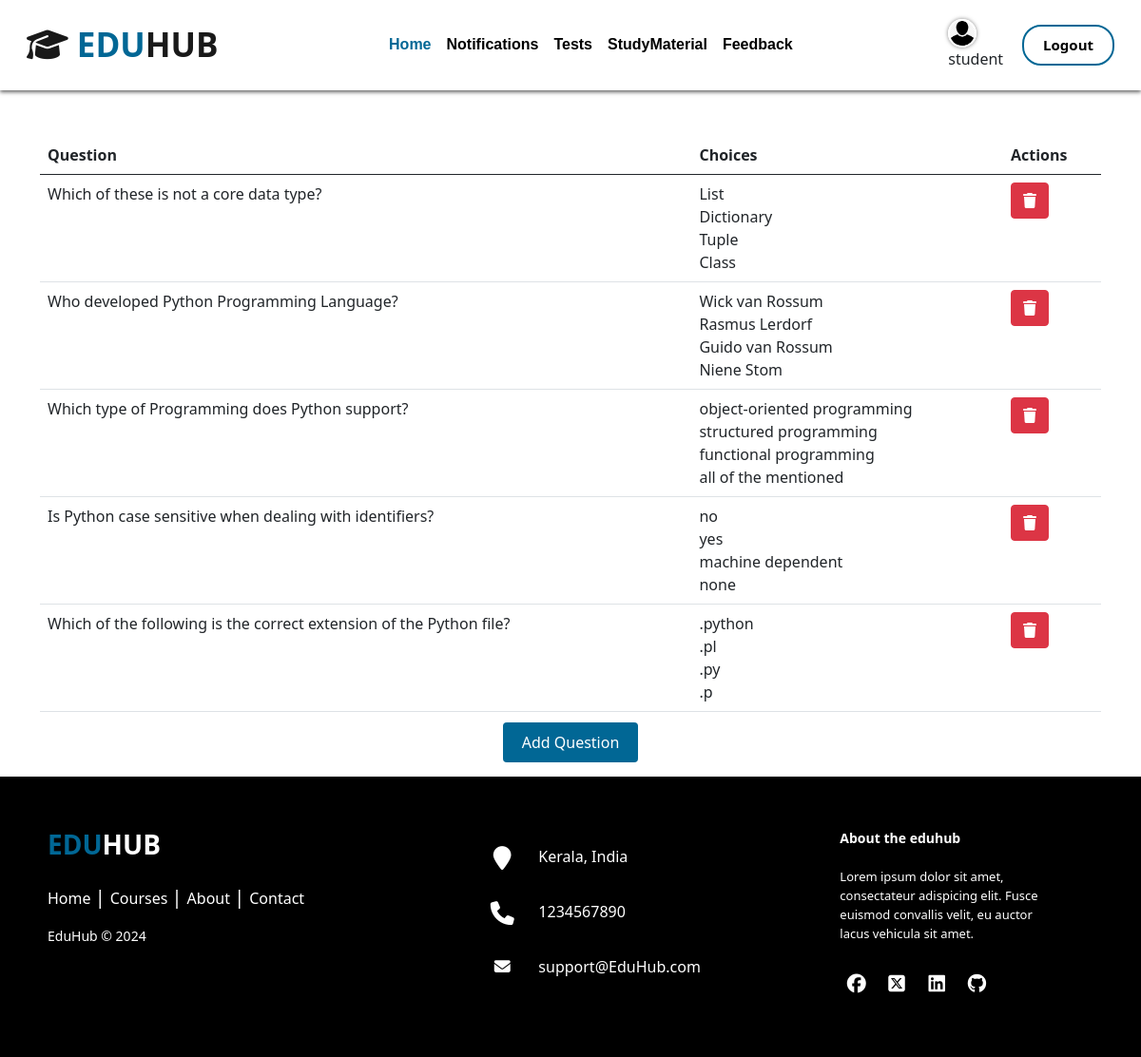
The app's page /staff/question_list (signed in) with its own data.
### account/models.py (models this page shows)
class CustomUser(AbstractUser):
    is_staff = models.BooleanField(default=False)
    is_student = models.BooleanField(default=False)
    profile_image = models.ImageField(upload_to='profile_images/', blank=True, null=True)

### staff/models.py (models this page shows, shortened)
class Question(models.Model):
    text = models.CharField(max_length=255)

class Choice(models.Model):
    question = models.ForeignKey(Question, on_delete=models.CASCADE)
    text = models.CharField(max_length=255)
    is_correct = models.BooleanField(default=False)

### staff/views.py (the view)
# urls.py: path('question_list', question_list, name='question_list'),
def question_list(request):
    questions = Question.objects.all()
    choices = Choice.objects.all()
    return render(request, 'staff_templates/question_list.html', {'questions': questions,'choices':choices})

### templates/staff_templates/question_list.html (shortened to what this page needs)
{% extends 'base.html' %}
{% load static %}
{% block content %}
    <div class="container mt-5">
        <table class="table">
            <thead>
                <tr>
                    <th>Question</th>
                    <th>Choices</th>
                    <th>Actions</th>
                </tr>
            </thead>
            <tbody>
                {% for question in questions %}
                    <tr>
                        <td>{{ question.text }}</td>
                        <td>
                            {% for choice in choices %}
                                {% if choice.question == question %}
                                    {{ choice.text }} <br>
                                {% endif %}
                            {% endfor %}
                        </td>
                        <td>
                            <a href="{% url 'delete_question' question.id %}">
                                <button class="btn btn-danger"><i class="fa-solid fa-trash"></i></button>
                            </a>
                        </td>
                    </tr>
                {% endfor %}
            </tbody>
        </table>
        <div class="add-link">
            <a href="{% url 'add_question' %}">Add Question</a>
        </div>
    </div>
{% endblock %}

### templates/base.html (shortened to what this page needs)
<!DOCTYPE html>
<html lang="en">
    <head>
        <link
            href="https://cdn.jsdelivr.net/npm/bootstrap@5.0.2/dist/css/bootstrap.min.css"
            rel="stylesheet"
        />
        <link rel="stylesheet" href="https://cdnjs.cloudflare.com/ajax/libs/font-awesome/6.5.1/css/all.min.css">
        {% load static %}
        <link rel="stylesheet" href="{% static 'css/styless.css' %}">
    </head>
    <body>
      <div class="hero-section">
        <nav class="navbar navbar-expand-lg navbar-light p-3 w-100 sticky-top bg-white">
            <div class="container-fluid">
                <a class="navbar-brand" href="/"><i class="fa-solid fa-graduation-cap"></i><span> EDU</span>HUB</a>
                {% if user.is_authenticated %}
                {% if user.is_staff %}
                <div class="collapse navbar-collapse justify-content-lg-center" id="navbarSupportedContent">
                    <ul class="navbar-nav  mb-2 mb-lg-0">
                        <li class="nav-item">
                            <a class="nav-link active" aria-current="page" href="{% url 'staff_dashboard' %}" style="color:#016795;">Home</a>
                        </li>
                        <li class="nav-item">
                          <a class="nav-link" href="{% url 'notifications' %}">Notifications</a>
                      </li>
                        <li class="nav-item">
                          <a class="nav-link" href="{% url 'manage_courses' %}">ManageCourses</a>
                      </li>
                        <li class="nav-item">
                          <a class="nav-link" href="{% url 'question_list' %}">Tests</a>
                      </li>
                    <li class="nav-item">
                      <a class="nav-link" href="#">StudyMaterial</a>
                  </li>
                  <li class="nav-item">
                    <a class="nav-link" href="{% url 'staff_feedback' %}">Feedback</a>
                </li>
                    </ul>
                  </div>
                  <div style="margin-right: 20px;">
                    {% if user.profile_image %}
                        <a href="{% url 'edit_staff_details' user_id=user.id %}">
                            <img src="{{ user.profile_image.url }}" alt="Profile Image" class="profile-image">
                        </a>
                    {% endif %}
                    <br>
                    <span>{{ user.username }}</span>
                </div>
                  {% elif user.is_student %}
                  <div class="collapse navbar-collapse justify-content-lg-center" id="navbarSupportedContent">
                    <ul class="navbar-nav  mb-2 mb-lg-0">
                        <li class="nav-item">
                            <a class="nav-link active" aria-current="page" href="{% url 'student_dashboard'%}" style="color:#016795;">Home</a>
                        </li>
                        <li class="nav-item">
                            <a class="nav-link" href="{% url 'student_notification' %}">Notifications</a>
                        </li>
                        <li class="nav-item">
                          <a class="nav-link" href="{% url 'display_questions' %}">Tests</a>
                      </li>
                    <li class="nav-item">
                      <a class="nav-link" href="#">StudyMaterial</a>
                  </li>
                      <li class="nav-item">
                        <a class="nav-link" href="#">Feedback</a>
                      </li>
                  </ul>
                  </div>
                  <div style="margin-right: 20px;">
                    {% if user.profile_image %}
                        <a href="{% url 'edit_student_details' user_id=user.id %}">
                            <img src="{{ user.profile_image.url }}" alt="Profile Image" class="profile-image">
                        </a>
                    {% endif %}
                    <br>
                    <span>{{ user.username }}</span>
                </div>
                  {% endif %}
                  <a href="{% url 'logout' %}" class="btn btn-custom">Logout</a>
            {% endif %}
            </div>
        </nav>
    </div>
    {% block content %} {% endblock %}
    <footer class="footer-distributed mt-4">
      <div class="footer-left">
        <h3 style="font-weight: bold;"><span style="font-weight: bold;">EDU</span>HUB</h3>
        <p class="footer-links">
          <a href="{% url 'home' %}" class="link-1">Home</a>
          <a href="#courses">Courses</a>
          <a href="#about">About</a>
          <a href="#contact">Contact</a>
        </p>
        <p class="footer-company-name">EduHub © 2024</p>
      </div>
      <div class="footer-center">
        <div>
          <i class="fa fa-map-marker"></i>
          <p>Kerala, India</p>
        </div>
        <div>
          <i class="fa fa-phone"></i>
          <p>1234567890</p>
        </div>
        <div>
          <i class="fa fa-envelope"></i>
          <p><a href="#">support@EduHub.com</a></p>
        </div>
      </div>
      <div class="footer-right">
        <p class="footer-company-about">
          <span>About the eduhub</span>
          Lorem ipsum dolor sit amet, consectateur adispicing elit. Fusce euismod convallis velit, eu auctor lacus vehicula sit amet.
        </p>
        <div class="footer-icons">
          <a href="#"><i class="fa-brands fa-facebook"></i></a>
          <a href="#"><i class="fa-brands fa-square-x-twitter"></i></a>
          <a href="#"><i class="fa-brands fa-linkedin"></i></a>
          <a href="#"><i class="fa-brands fa-github"></i></a>
        </div>
      </div>
    </footer>
      </body>
      </html>
    </body>
</html>

### static/css/styless.css (style rules this page uses)
body { padding-top: 95px; }
.navbar { box-shadow: 0 2px 4px rgba(0, 0, 0, 0.6); }
.navbar-light .navbar-nav .nav-link { color: #000; font-size: 16px; line-height: 24px; font-family: "Poppins", sans-serif; }
.navbar-brand { color: #000; font-size: 35px; font-weight: bold; }
.navbar-brand span { color: #016795; font-size: 35px; font-weight: bold; }
.nav-item a { font-size: 20px; font-weight: bold; }
.sticky-top { position: fixed; top: 0; width: 100%; z-index: 1000; }
.btn-custom { color: black; font-size: 15px; font-weight: bold; line-height: 19px; border: 2px solid #016795; border-radius: 20px; padding: 10px 20px; }
.profile-image { width: 30px; height: 30px; border-radius: 50%; border: 2px solid #fff; box-shadow: 0 0 4px rgba(0, 0, 0, 0.5); }
.add-link { text-align: center; margin-top: 20px; }
.add-link a { background-color: #016795; color: #fff; padding: 10px 20px; border-radius: 4px; text-decoration: none; }
.footer-distributed { background: #000; box-shadow: 0 1px 1px 0 rgba(0, 0, 0, 0.12); box-sizing: border-box; width: 100%; text-align: left; font: bold 16px; padding: 55px 50px; }
.footer-distributed .footer-left, .footer-distributed .footer-center, .footer-distributed .footer-right { display: inline-block; vertical-align: top; }
.footer-distributed .footer-left { width: 40%; }
.footer-distributed h3 { color: #ffffff; margin: 0; }
.footer-distributed h3 span { color: #016795; }
.footer-distributed .footer-links { color: #ffffff; margin: 20px 0 12px; padding: 0; }
.footer-distributed .footer-links a { display: inline-block; line-height: 1.8; font-weight: 400; text-decoration: none; color: inherit; }
.footer-distributed .footer-company-name { color: #fff; font-size: 14px; font-weight: normal; margin: 0; }
.footer-distributed .footer-center { width: 35%; }
.footer-distributed .footer-center i { background-color: #000; color: #ffffff; font-size: 25px; width: 38px; height: 38px; border-radius: 50%; text-align: center; line-height: 42px; margin: 10px 15px; vertical-align: middle; }
.footer-distributed .footer-center i.fa-envelope { font-size: 17px; line-height: 38px; }
.footer-distributed .footer-center p { display: inline-block; color: #ffffff; font-weight: 400; vertical-align: middle; margin: 0; }
.footer-distributed .footer-center p a { color: #fff; text-decoration: none; }
.footer-distributed .footer-links a:before { content: "|"; font-weight: 300; font-size: 20px; left: 0; color: #fff; display: inline-block; padding-right: 5px; }
.footer-distributed .footer-links .link-1:before { content: none; }
.footer-distributed .footer-right { width: 20%; }
.footer-distributed .footer-company-about { line-height: 20px; color: #fff; font-size: 13px; font-weight: normal; margin: 0; }
.footer-distributed .footer-company-about span { display: block; color: #ffffff; font-size: 14px; font-weight: bold; margin-bottom: 20px; }
.footer-distributed .footer-icons { margin-top: 25px; }
.footer-distributed .footer-icons a { display: inline-block; width: 35px; height: 35px; cursor: pointer; background-color: #000; border-radius: 2px; font-size: 20px; color: #ffffff; text-align: center; line-height: 35px; margin-right: 3px; margin-bottom: 5px; }

### records on screen
CustomUser: profile_image (placeholder picture), username "student"
Question: text "Which of these is not a core data type?"
Choice: text "List"
Choice: text "Dictionary"
Choice: text "Tuple"
Choice: text "Class"
Question: text "Who developed Python Programming Language?"
Choice: text "Wick van Rossum"
Choice: text "Rasmus Lerdorf"
Choice: text "Guido van Rossum"
Choice: text "Niene Stom"
Question: text "Which type of Programming does Python support?"
Choice: text "object-oriented programming"
Choice: text "structured programming"
Choice: text "functional programming"
Choice: text "all of the mentioned"
Question: text "Is Python case sensitive when dealing with identifiers?"
Choice: text "no"
Choice: text "yes"
Choice: text "machine dependent"
Choice: text "none"
Question: text "Which of the following is the correct extension of the Python file?"
Choice: text ".python"
Choice: text ".pl"
Choice: text ".py"
Choice: text ".p"
